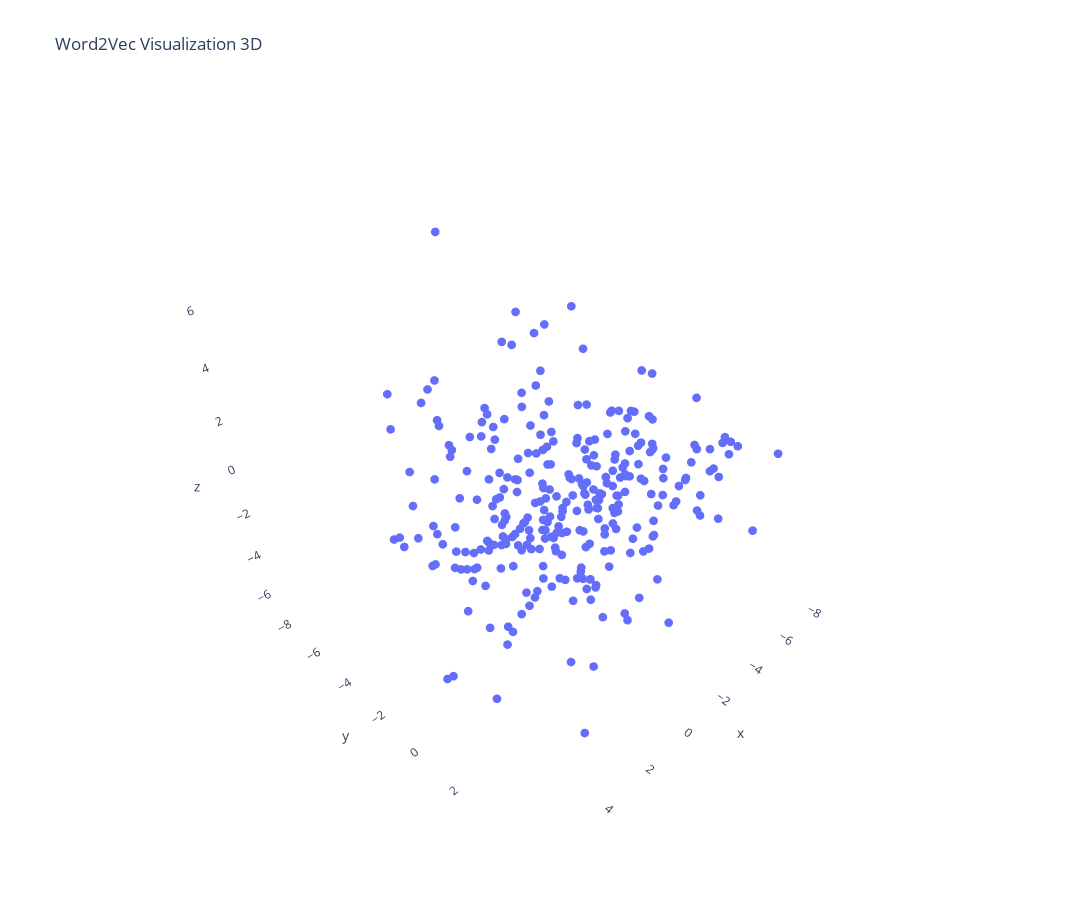

Here is the notebook cell this chart was saved with:
### Code cell
import plotly.express as px
from sklearn.decomposition import PCA
import pandas as pd

vectors = np.array([model.wv[word] for word in list(model.wv.index_to_key)[:300]])
pca = PCA(n_components=3)
reduced = pca.fit_transform(vectors)

df = pd.DataFrame({
    'x': reduced[:, 0],
    'y': reduced[:, 1],
    'z': reduced[:, 2],
    'word': list(model.wv.index_to_key)[:300]
})

fig = px.scatter_3d(df, x='x', y='y', z='z', hover_name='word', title='Word2Vec Visualization 3D')
fig.update_layout(
    width=1200, 
    height=900,
    scene=dict(
        bgcolor='rgba(0,0,0,0)',
        xaxis=dict(showgrid=False, showbackground=False),
        yaxis=dict(showgrid=False, showbackground=False),
        zaxis=dict(showgrid=False, showbackground=False)
    )
)
fig.update_traces(marker=dict(size=3))
fig.show()

### Figure 1 — Plotly figure (JSON) as saved in the notebook; plotly's stock layout.template omitted (floating-point values rounded to 4 significant figures; data arrays with more than 128 entries replaced by an {"elided": "..."} marker saying what was removed)
{"data": [{"hovertemplate": "<b>%{hovertext}</b><br><br>x=%{x}<br>y=%{y}<br>z=%{z}<extra></extra>", "hovertext": {"elided": "300 str values"}, "legendgroup": "", "marker": {"color": "#636efa", "size": 3, "symbol": "circle"}, "mode": "markers", "name": "", "scene": "scene", "showlegend": false, "type": "scatter3d", "x": {"elided": "300 float values"}, "y": {"elided": "300 float values"}, "z": {"elided": "300 float values"}}], "layout": {"height": 900, "legend": {"tracegroupgap": 0}, "scene": {"bgcolor": "rgba(0,0,0,0)", "domain": {"x": [0, 1], "y": [0, 1]}, "xaxis": {"showbackground": false, "showgrid": false, "title": {"text": "x"}}, "yaxis": {"showbackground": false, "showgrid": false, "title": {"text": "y"}}, "zaxis": {"showbackground": false, "showgrid": false, "title": {"text": "z"}}}, "title": {"text": "Word2Vec Visualization 3D"}, "width": 1200}}
